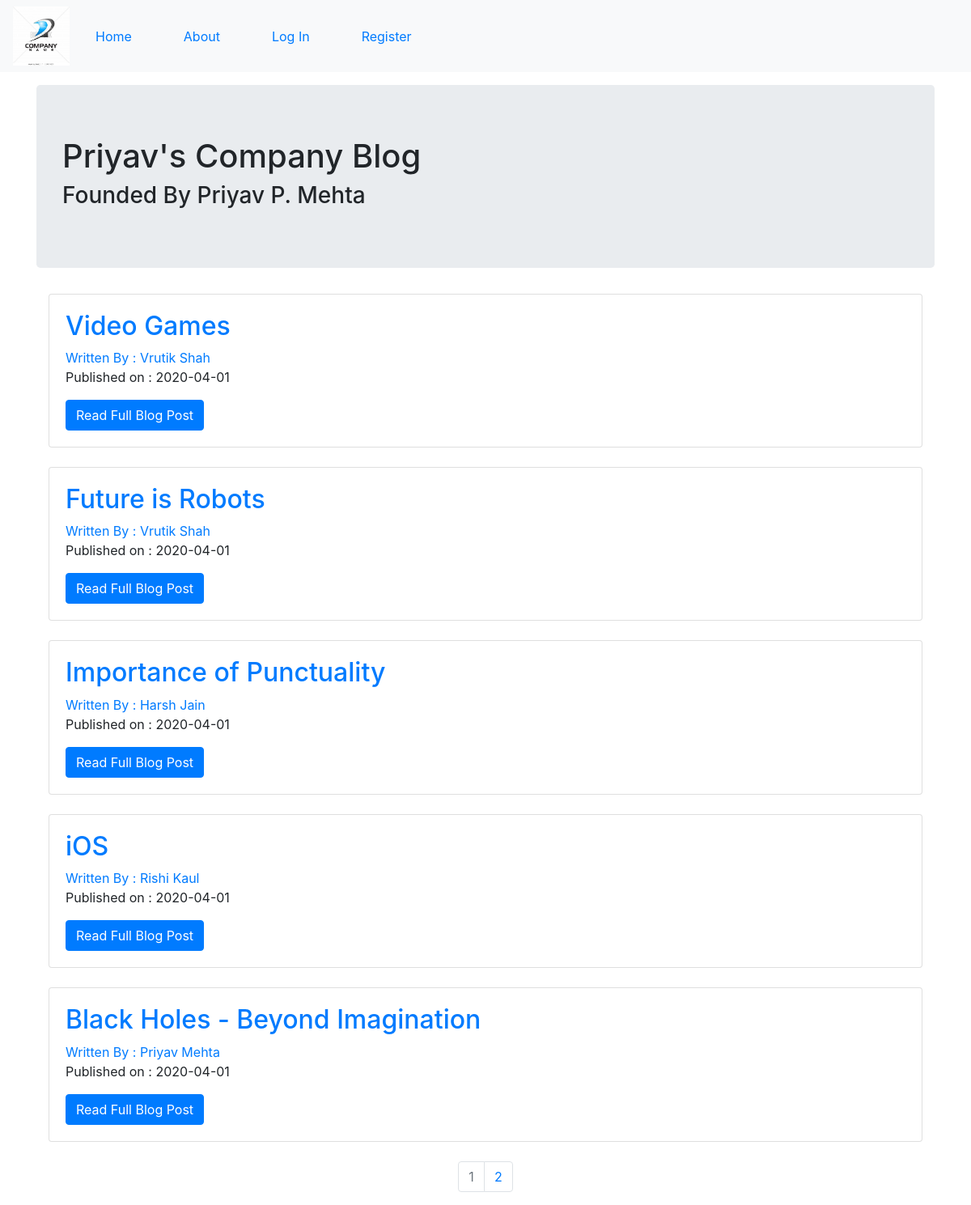
The page / on the database its author committed.
### company_blog/models.py (models this page shows, shortened)
class BlogPost(db.Model):
	users = db.relationship(User)
	id = db.Column(db.Integer,primary_key = True)
	user_id = db.Column(db.Integer,db.ForeignKey('users.id'),nullable = False)
	date = db.Column(db.DateTime,nullable = False,default = datetime.utcnow)
	title = db.Column(db.String(140),nullable = False)
	text = db.Column(db.Text,nullable = False)

class User(db.Model,UserMixin):
	__tablename__ = 'users'
	id = db.Column(db.Integer,primary_key = True)
	profile_image = db.Column(db.String(64),default = 'default_image.jpg')
	email = db.Column(db.String(64),unique = True,index = True)
	username = db.Column(db.String(64),unique = True,index = True)
	password_hash = db.Column(db.String(128))
	posts = db.relationship('BlogPost',backref = 'author',lazy = True)

### company_blog/core/views.py (the view)
@core.route('/')
def index():
    page = request.args.get('page',1,type = int)
    blog_posts = BlogPost.query.order_by(BlogPost.date.desc()).paginate(page=page,per_page = 5)
    return render_template('index.html',blog_posts=blog_posts)

### company_blog/templates/index.html
{% extends 'base.html' %}
{% block content %}
	<div class="jumbotron">
			<h1>Priyav's Company Blog</h1>
			<h3>Founded By Priyav P. Mehta</h3>
	</div>
	<div class="container">
		{% for post in blog_posts.items %}
		<div class="card">
			<div class="card-body">
				<h2><a class="card-title" href="{{url_for('blog_posts.blog_post',blog_post_id = post.id)}}" style="text-decoration: none;">{{post.title}}</a></h2>
				<a href="{{url_for('users.user_posts',username = post.author.username)}}">Written By : {{post.author.username}}</a>
				<p>Published on : {{post.date.strftime('%Y-%m-%d')}}</p>
				<a class="btn btn-primary" href="{{url_for('blog_posts.blog_post',blog_post_id = post.id)}}">Read Full Blog Post</a>
			</div>
		</div>
		<br>
		{% endfor %}
	</div>
	<nav aria-label="Page navigation example">
		<ul class="pagination justify-content-center">
			{% for page_num in blog_posts.iter_pages(left_edge=1,right_edge=1,left_current=1,right_current=2) %}
				{% if blog_posts.page == page_num %}
					<li class="page-item disabled">
						<a class="page-link" href="{{url_for('core.index',page= page_num)}}">{{page_num}}</a>
					</li>
				{% else %}
					<li class="page-item">
						<a class="page-link" href="{{url_for('core.index',page= page_num)}}">{{page_num}}</a>
					</li>
				{% endif %}
			{% endfor %}
		</ul>
	</nav>
{% endblock %}

### company_blog/templates/base.html (shortened to what this page needs)
<!DOCTYPE html>
<html>
<head>
	<link rel="stylesheet" href="https://stackpath.bootstrapcdn.com/bootstrap/4.4.1/css/bootstrap.min.css">
</head>
<body>
	<ul class="navbar navbar-expand-lg navbar-light bg-light">
		<img src="static\bg.jpg" width="70">
		<li class="nav-link nav-item">
			<a class="nav-link" href="{{ url_for('core.index') }}">Home</a>
		</li>
		<li class="nav-link">
			<a class="nav-link" href="{{ url_for('core.info') }}">About</a>
		</li>
		{% if current_user.is_authenticated %}
		<li class="nav-link">
			<a class="nav-link" href="{{url_for('users.my_posts')}}">My Posts</a>
		</li>
		<li class="nav-link">
			<a class="nav-link" href="{{url_for('users.logout')}}">Log Out</a>
		</li>
		<li class="nav-link">
			<a class="nav-link" href="{{url_for('users.account')}}">Account</a>
		</li>
		<li class="nav-link">
			<a class="nav-link" href="{{url_for('blog_posts.create_post')}}">Create Post</a>
		</li>
		{% else %}
		<li class="nav-link">
			<a class="nav-link" href="{{url_for('users.login')}}">Log In</a>
		</li>
		<li class="nav-link">
			<a class="nav-link" href="{{url_for('users.register')}}">Register</a>
		</li>
		{% endif %}
	</ul>
	<div class="container">
		{% block content %}
		{% endblock %}
	</div>
</body>
</html>

### rows shown on the page
BlogPost: title "Video Games", author.username "Vrutik Shah", date "2020-04-01"
BlogPost: title "Future is Robots", author.username "Vrutik Shah", date "2020-04-01"
BlogPost: title "Importance of Punctuality", author.username "Harsh Jain", date "2020-04-01"
BlogPost: title "iOS", author.username "Rishi Kaul", date "2020-04-01"
BlogPost: title "Black Holes - Beyond Imagination", author.username "Priyav Mehta", date "2020-04-01"

### other values the page prints
{{ page_num }} "1"
{{ page_num }} "2"
